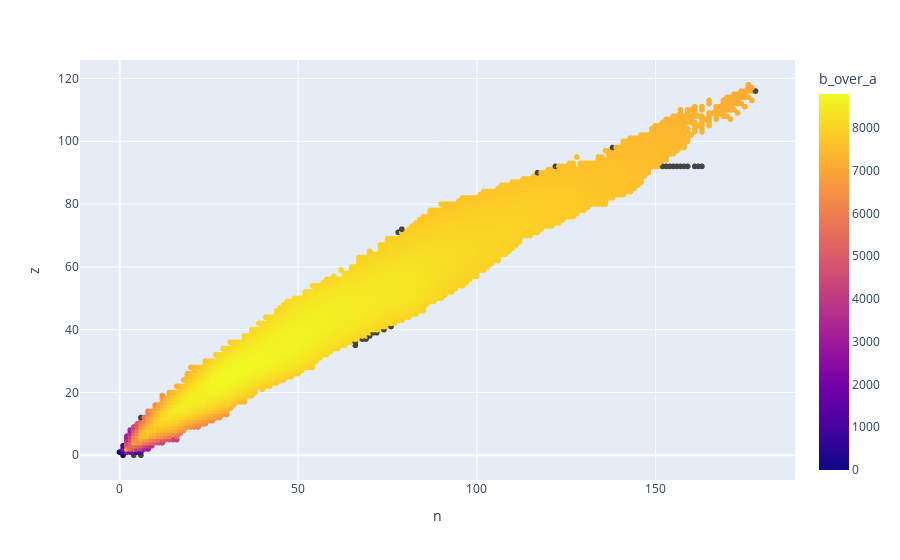
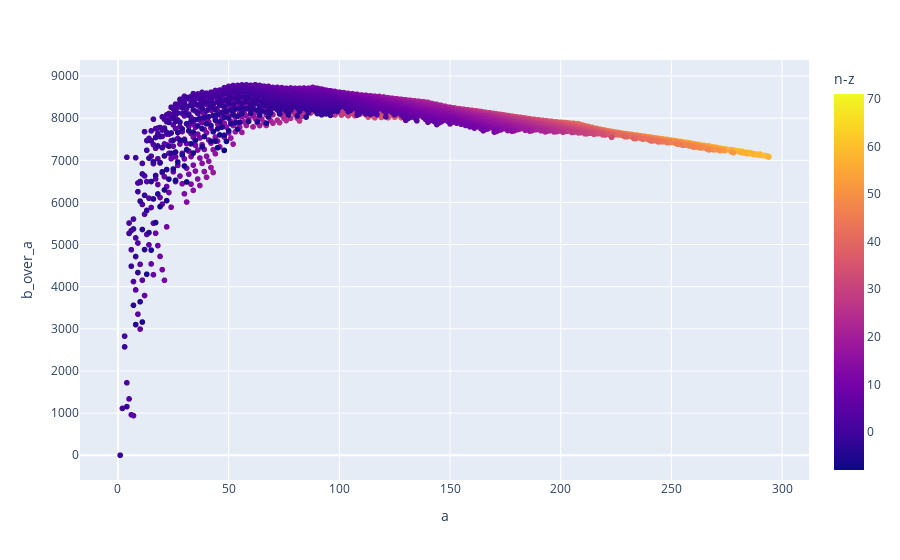

Here is the notebook cell these charts were saved with, in order:
### Markdown cell above
## Charts of Binding Energy

### Code cell
import matplotlib.pyplot as plt
import numpy as np
import pandas as pd
import plotly.express as px
import plotly.graph_objects as go
# the service URL
livechart = "https://nds.iaea.org/relnsd/v0/data?"
import urllib.request
def lc_pd_dataframe(url):
    req = urllib.request.Request(url)
    req.add_header('User-Agent', 'Mozilla/5.0 (X11; Ubuntu; Linux x86_64; rv:77.0) Gecko/20100101 Firefox/77.0')
    return pd.read_csv(urllib.request.urlopen(req))
df = lc_pd_dataframe(livechart + "fields=ground_states&nuclides=all")
df["a"]=df["z"] + df["n"]
df["b_over_a"] = df["binding"]

import plotly.express as px

fig = px.scatter(df, x="n",y="z", color="b_over_a", hover_data=["symbol","n","z","binding", "decay_1"])
fig.show()

df["n-z"] = df["n"]-df["z"]
fig = px.scatter(df, x="a",y="b_over_a", color="n-z", hover_data=["symbol","n","z","binding", "decay_1"])
fig.show()

### Figure 1 — Plotly figure (JSON) as saved in the notebook; plotly's stock layout.template omitted (floating-point values rounded to 4 significant figures; data arrays with more than 128 entries replaced by an {"elided": "..."} marker saying what was removed)
{"data": [{"customdata": {"elided": "3386x3 mixed values"}, "hovertemplate": "n=%{x}<br>z=%{y}<br>symbol=%{customdata[0]}<br>binding=%{customdata[1]}<br>decay_1=%{customdata[2]}<br>b_over_a=%{marker.color}<extra></extra>", "legendgroup": "", "marker": {"color": {"elided": "3386 float values"}, "coloraxis": "coloraxis", "symbol": "circle"}, "mode": "markers", "name": "", "showlegend": false, "type": "scattergl", "x": {"elided": "3386 int values"}, "xaxis": "x", "y": {"elided": "3386 int values"}, "yaxis": "y"}], "layout": {"coloraxis": {"colorbar": {"title": {"text": "b_over_a"}}, "colorscale": [[0, "#0d0887"], [0.1111, "#46039f"], [0.2222, "#7201a8"], [0.3333, "#9c179e"], [0.4444, "#bd3786"], [0.5556, "#d8576b"], [0.6667, "#ed7953"], [0.7778, "#fb9f3a"], [0.8889, "#fdca26"], [1, "#f0f921"]]}, "legend": {"tracegroupgap": 0}, "margin": {"t": 60}, "xaxis": {"anchor": "y", "domain": [0, 1], "title": {"text": "n"}}, "yaxis": {"anchor": "x", "domain": [0, 1], "title": {"text": "z"}}}}

### Figure 2 — Plotly figure (JSON) as saved in the notebook; plotly's stock layout.template omitted (floating-point values rounded to 4 significant figures; data arrays with more than 128 entries replaced by an {"elided": "..."} marker saying what was removed)
{"data": [{"customdata": {"elided": "3386x5 mixed values"}, "hovertemplate": "a=%{x}<br>b_over_a=%{y}<br>symbol=%{customdata[0]}<br>n=%{customdata[1]}<br>z=%{customdata[2]}<br>binding=%{customdata[3]}<br>decay_1=%{customdata[4]}<br>n-z=%{marker.color}<extra></extra>", "legendgroup": "", "marker": {"color": {"elided": "3386 int values"}, "coloraxis": "coloraxis", "symbol": "circle"}, "mode": "markers", "name": "", "showlegend": false, "type": "scattergl", "x": {"elided": "3386 int values"}, "xaxis": "x", "y": {"elided": "3386 float values"}, "yaxis": "y"}], "layout": {"coloraxis": {"colorbar": {"title": {"text": "n-z"}}, "colorscale": [[0, "#0d0887"], [0.1111, "#46039f"], [0.2222, "#7201a8"], [0.3333, "#9c179e"], [0.4444, "#bd3786"], [0.5556, "#d8576b"], [0.6667, "#ed7953"], [0.7778, "#fb9f3a"], [0.8889, "#fdca26"], [1, "#f0f921"]]}, "legend": {"tracegroupgap": 0}, "margin": {"t": 60}, "xaxis": {"anchor": "y", "domain": [0, 1], "title": {"text": "a"}}, "yaxis": {"anchor": "x", "domain": [0, 1], "title": {"text": "b_over_a"}}}}
